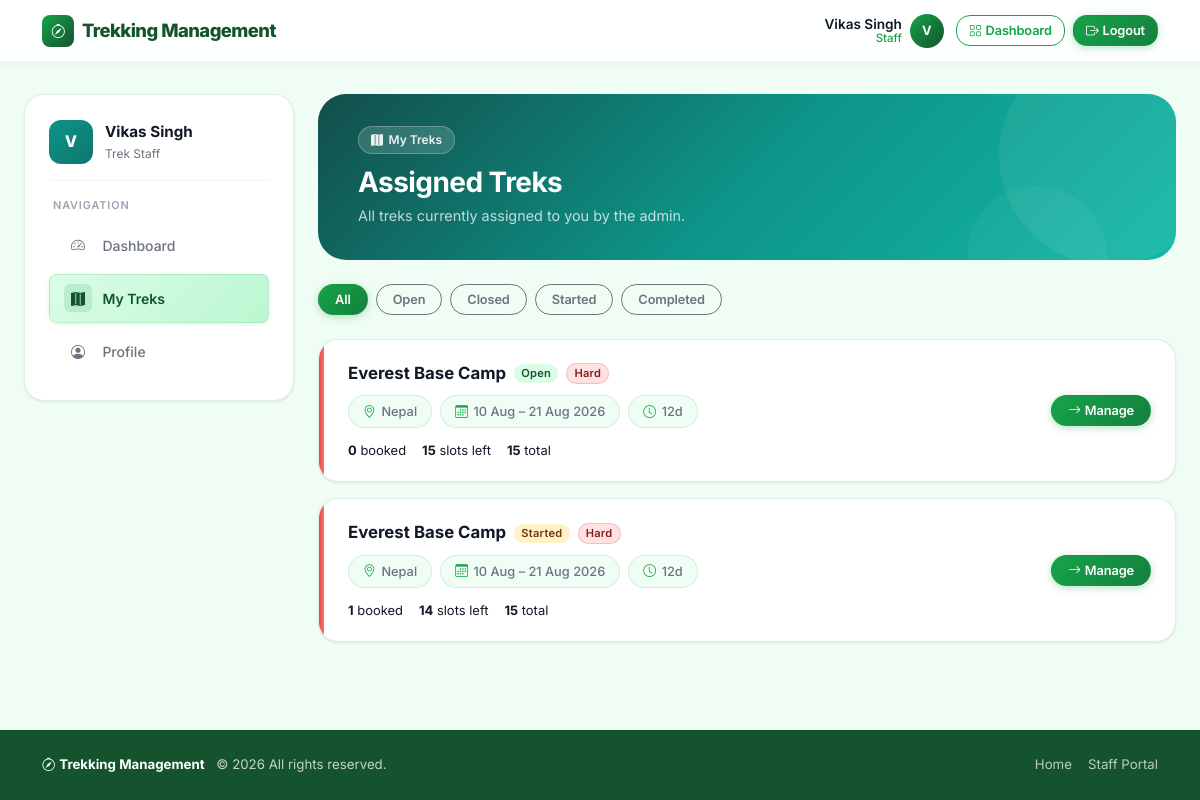
The page /staff/treks (signed in) on the database as committed earlier.
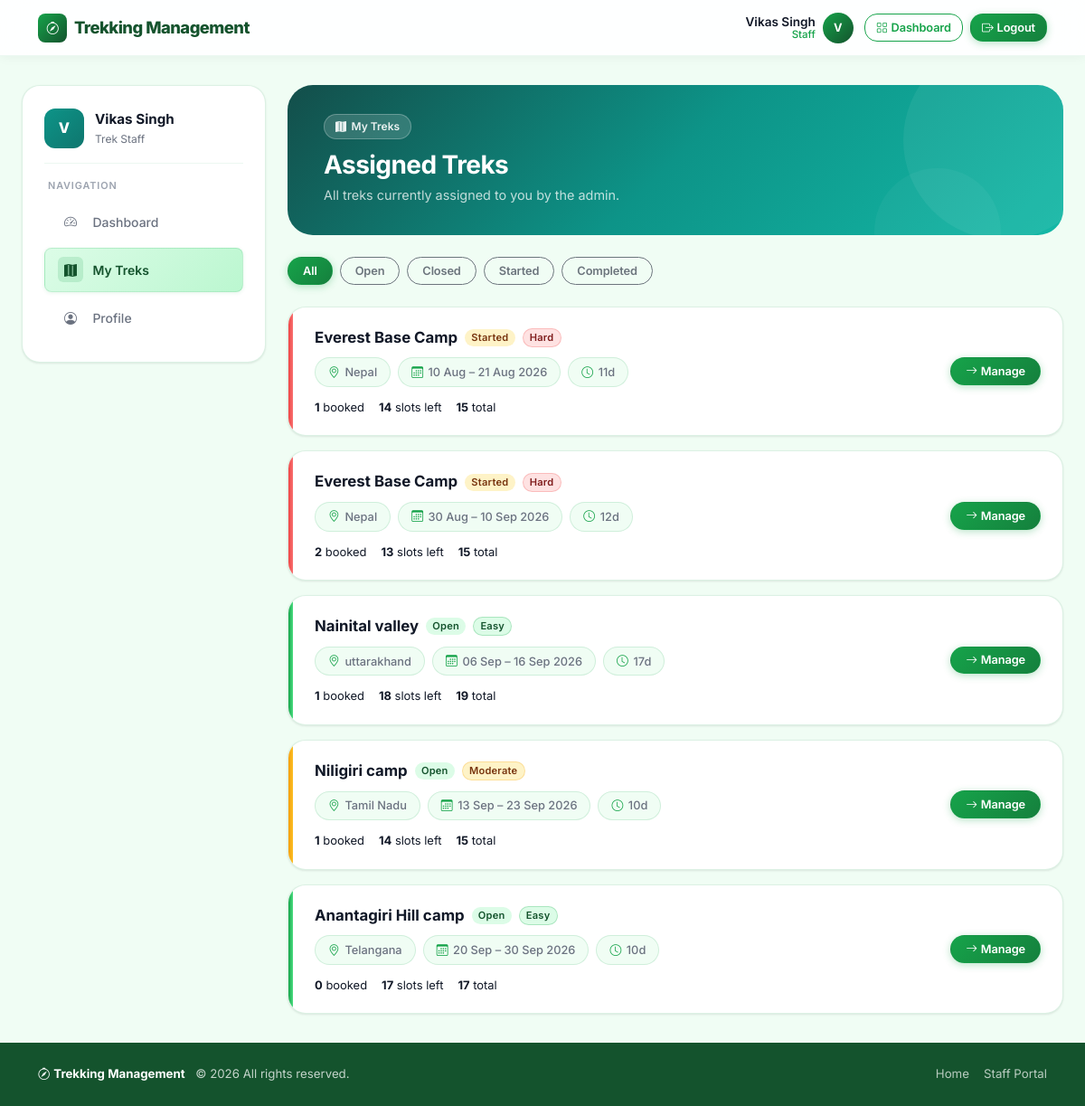
The same page on the database as committed later.
### trekking_app/models.py (models this page shows, shortened)
class User(UserMixin, db.Model):
    __tablename__ = "users"
    id = db.Column(db.Integer, primary_key=True)
    full_name = db.Column(db.String(120), nullable=False)
    email = db.Column(db.String(255), unique=True, nullable=False, index=True)
    phone = db.Column(db.String(20), nullable=False)
    password_hash = db.Column(db.String(255), nullable=False)
    role = db.Column(db.String(20), nullable=False, default="user")
    approval_status = db.Column(db.String(20), nullable=False, default="approved")
    is_account_active = db.Column(db.Boolean, nullable=False, default=True)
    is_blacklisted = db.Column(db.Boolean, nullable=False, default=False)
    created_at = db.Column(db.DateTime, nullable=False, default=datetime.utcnow)
    updated_at = db.Column(
        db.DateTime,
        nullable=False,
        default=datetime.utcnow,
        onupdate=datetime.utcnow,
    )
    assigned_treks = db.relationship(
        "Trek",
        back_populates="assigned_staff",
        foreign_keys="Trek.assigned_staff_id",
        lazy="selectin",
    )
    bookings = db.relationship("Booking", back_populates="user", lazy="selectin")
    @property
    def is_staff_member(self):
        return self.role == "staff"
    @property
    def is_approved(self):
        if self.is_staff_member:
            return self.approval_status == "approved"
        return True

class Trek(db.Model):
    __tablename__ = "treks"
    id = db.Column(db.Integer, primary_key=True)
    name = db.Column(db.String(150), nullable=False)
    location = db.Column(db.String(150), nullable=False)
    difficulty = db.Column(db.String(20), nullable=False)
    duration_days = db.Column(db.Integer, nullable=False)
    total_slots = db.Column(db.Integer, nullable=False)
    status = db.Column(db.String(20), nullable=False, default="closed")
    start_date = db.Column(db.Date, nullable=False)
    end_date = db.Column(db.Date, nullable=False)
    description = db.Column(db.Text, nullable=True)
    assigned_staff_id = db.Column(db.Integer, db.ForeignKey("users.id"), nullable=True)
    is_archived = db.Column(db.Boolean, nullable=False, default=False)
    created_at = db.Column(db.DateTime, nullable=False, default=datetime.utcnow)
    updated_at = db.Column(
        db.DateTime,
        nullable=False,
        default=datetime.utcnow,
        onupdate=datetime.utcnow,
    )
    assigned_staff = db.relationship(
        "User",
        back_populates="assigned_treks",
        foreign_keys=[assigned_staff_id],
        lazy="joined",
    )
    bookings = db.relationship("Booking", back_populates="trek", lazy="selectin")
    @property
    def active_booking_count(self):
        return sum(1 for booking in self.bookings if booking.status == "booked")
    @property
    def available_slots(self):
        return max(self.total_slots - self.active_booking_count, 0)

class Booking(db.Model):
    __tablename__ = "bookings"
    __table_args__ = (
        UniqueConstraint("user_id", "trek_id", name="uq_booking_user_trek"),
    )
    id = db.Column(db.Integer, primary_key=True)
    user_id = db.Column(db.Integer, db.ForeignKey("users.id"), nullable=False)
    trek_id = db.Column(db.Integer, db.ForeignKey("treks.id"), nullable=False)
    booking_date = db.Column(db.Date, nullable=False, default=date.today)
    status = db.Column(db.String(20), nullable=False, default="booked")
    created_at = db.Column(db.DateTime, nullable=False, default=datetime.utcnow)
    updated_at = db.Column(
        db.DateTime,
        nullable=False,
        default=datetime.utcnow,
        onupdate=datetime.utcnow,
    )
    user = db.relationship("User", back_populates="bookings", lazy="joined")
    trek = db.relationship("Trek", back_populates="bookings", lazy="joined")

### trekking_app/staff/routes.py (the view)
@staff_bp.route("/treks")
@role_required("staff")
def my_treks():
    status_filter = request.args.get("status", "all")
    query = Trek.query.filter_by(
        assigned_staff_id=current_user.id,
        is_archived=False,
    )
    if status_filter != "all":
        query = query.filter(Trek.status == status_filter)
    treks = query.order_by(Trek.start_date.asc()).all()
    return render_template(
        "staff/treks.html",
        current_section="treks",
        treks=treks,
        status_filter=status_filter,
    )

### trekking_app/__init__.py (called while the page is built)
def register_context_processors(app):
    @app.context_processor
    def inject_layout_helpers():
        from trekking_app.auth.forms import LogoutForm
        def trek_status_badge(status):
            mapping = {
                "open": "text-bg-success",
                "started": "text-bg-warning",
                "completed": "text-bg-secondary",
                "closed": "text-bg-light border",
                "archived": "text-bg-danger",
            }
            return mapping.get(status, "text-bg-light border")
        return {
            "logout_form": LogoutForm(),
            "get_dashboard_endpoint": get_dashboard_endpoint,
            "current_year": datetime.utcnow().year,
            "trek_status_badge": trek_status_badge,
        }

@login_manager.user_loader
def load_user(user_id):
    return db.session.get(User, int(user_id))

### trekking_app/templates/staff/treks.html (shortened to what this page needs)
{% extends "staff/layout.html" %}
{% block staff_content %}
<div class="page-header mb-4" style="background:linear-gradient(135deg,#134e4a 0%,#0d9488 50%,#14b8a6 100%);">
  <div style="position:relative;z-index:1;">
    <div class="page-header-tag"><i class="bi bi-map-fill"></i> My Treks</div>
    <h2 class="h3 fw-bold mb-1">Assigned Treks</h2>
    <p class="page-header-subtitle mb-0">All treks currently assigned to you by the admin.</p>
  </div>
</div>
<div class="mb-4 d-flex gap-2 flex-wrap">
  {% for label, val in [('All', 'all'), ('Open', 'open'), ('Closed', 'closed'), ('Started', 'started'), ('Completed', 'completed')] %}
    <a href="{{ url_for('staff.my_treks', status=val) }}"
       class="btn btn-sm {% if status_filter == val %}btn-success{% else %}btn-outline-secondary{% endif %} rounded-pill px-3">
      {{ label }}
    </a>
  {% endfor %}
</div>
{% if treks %}
  <div class="d-grid gap-3">
    {% for trek in treks %}
    <div class="trek-card" style="flex-direction:row;padding:0;">
      <div class="trek-card-accent {{ trek.difficulty }}" style="width:5px;height:auto;position:static;border-radius:var(--radius-lg) 0 0 var(--radius-lg);"></div>
      <div style="padding:1.25rem 1.5rem;flex:1;display:flex;flex-wrap:wrap;align-items:center;justify-content:space-between;gap:1rem;">
        <div style="flex:1;min-width:240px;">
          <div class="d-flex align-items-center gap-2 mb-1 flex-wrap">
            <span class="fw-bold" style="font-size:1.05rem;">{{ trek.name }}</span>
            <span class="badge status-{{ trek.status }} rounded-pill">{{ trek.status|capitalize }}</span>
            <span class="badge diff-{{ trek.difficulty }} rounded-pill">{{ trek.difficulty|capitalize }}</span>
          </div>
          <div class="info-pills mt-2">
            <span class="info-pill"><i class="bi bi-geo-alt"></i>{{ trek.location }}</span>
            <span class="info-pill"><i class="bi bi-calendar3"></i>{{ trek.start_date.strftime('%d %b') }} – {{ trek.end_date.strftime('%d %b %Y') }}</span>
            <span class="info-pill"><i class="bi bi-clock"></i>{{ trek.duration_days }}d</span>
          </div>
          <div class="d-flex gap-3 small mt-2">
            <span><strong>{{ trek.active_booking_count }}</strong> booked</span>
            <span><strong>{{ trek.available_slots }}</strong> slots left</span>
            <span><strong>{{ trek.total_slots }}</strong> total</span>
          </div>
        </div>
        <a href="{{ url_for('staff.trek_detail', trek_id=trek.id) }}" class="btn btn-success btn-sm rounded-pill px-3">
          <i class="bi bi-arrow-right me-1"></i>Manage
        </a>
      </div>
    </div>
    {% endfor %}
  </div>
{% else %}
  <div class="empty-state">
    <div class="empty-state-icon"><i class="bi bi-map"></i></div>
    <h5 class="fw-bold mb-2">No treks found</h5>
    <p class="text-secondary small mb-0">No treks match the selected filter.</p>
  </div>
{% endif %}
{% endblock %}

### trekking_app/templates/staff/layout.html
{% extends "base.html" %}
{% block content %}
<div class="row g-4">
  <div class="col-xl-3 col-lg-4">
    <aside class="sidebar">
      <div class="sidebar-brand">
        <div class="sidebar-avatar" style="background:linear-gradient(135deg,#0d9488,#0f766e);">{{ current_user.full_name[0].upper() }}</div>
        <div>
          <div class="sidebar-name">{{ current_user.full_name }}</div>
          <div class="sidebar-subtitle">Trek Staff</div>
        </div>
      </div>
      <div class="sidebar-divider"></div>
      <div class="sidebar-label">Navigation</div>
      <nav class="d-grid gap-1">
        <a class="nav-item-link {% if current_section == 'dashboard' %}active{% endif %}" href="{{ url_for('staff.dashboard') }}">
          <span class="nav-icon"><i class="bi bi-speedometer2"></i></span> Dashboard
        </a>
        <a class="nav-item-link {% if current_section == 'treks' %}active{% endif %}" href="{{ url_for('staff.my_treks') }}">
          <span class="nav-icon"><i class="bi bi-map-fill"></i></span> My Treks
        </a>
        <a class="nav-item-link {% if current_section == 'profile' %}active{% endif %}" href="{{ url_for('staff.profile') }}">
          <span class="nav-icon"><i class="bi bi-person-circle"></i></span> Profile
        </a>
      </nav>
    </aside>
  </div>
  <div class="col-xl-9 col-lg-8">
    {% block staff_content %}{% endblock %}
  </div>
</div>
{% endblock %}

### trekking_app/templates/base.html (shortened to what this page needs)
<!DOCTYPE html>
<html lang="en">
<head>
  <link rel="stylesheet" href="https://cdn.jsdelivr.net/npm/bootstrap@5.3.2/dist/css/bootstrap.min.css">
  <link rel="stylesheet" href="https://cdn.jsdelivr.net/npm/bootstrap-icons@1.11.3/font/bootstrap-icons.min.css">
  <link rel="stylesheet" href="{{ url_for('static', filename='css/app.css') }}">
</head>
<body>
<nav class="navbar navbar-expand-md">
  <div class="container-xl">
    <a class="navbar-brand" href="{{ url_for('main.home') }}">
      <span class="brand-icon"><i class="bi bi-compass"></i></span>
      Trekking Management
    </a>
    <div class="collapse navbar-collapse" id="mainNav">
      <div class="ms-auto d-flex align-items-center gap-2">
        {% if current_user.is_authenticated %}
          <div class="d-none d-md-flex align-items-center gap-2 me-1">
            <div class="navbar-user-info">
              <div class="user-name">{{ current_user.full_name }}</div>
              <div class="user-role">{{ current_user.role | title }}</div>
            </div>
            <div class="navbar-avatar">{{ current_user.full_name[0].upper() }}</div>
          </div>
          {% if current_user.role == 'admin' %}
            <a class="btn btn-outline-success btn-sm" href="{{ url_for('admin.dashboard') }}">
              <i class="bi bi-speedometer2 me-1"></i>Dashboard
            </a>
          {% elif current_user.role == 'staff' %}
            <a class="btn btn-outline-success btn-sm" href="{{ url_for('staff.dashboard') }}">
              <i class="bi bi-grid me-1"></i>Dashboard
            </a>
          {% else %}
            <a class="btn btn-outline-success btn-sm" href="{{ url_for('trekker.dashboard') }}">
              <i class="bi bi-grid me-1"></i>Dashboard
            </a>
          {% endif %}
          <form method="post" action="{{ url_for('auth.logout') }}" class="d-inline m-0">
            <button type="submit" class="btn btn-success btn-sm">
              <i class="bi bi-box-arrow-right me-1"></i>Logout
            </button>
          </form>
        {% else %}
          <a class="btn btn-outline-success btn-sm" href="{{ url_for('auth.login') }}">Login</a>
          <a class="btn btn-success btn-sm" href="{{ url_for('auth.register') }}">
            <i class="bi bi-person-plus me-1"></i>Register
          </a>
        {% endif %}
      </div>
    </div>
  </div>
</nav>
<main>
  <div class="content-wrapper">
    {% block content %}{% endblock %}
  </div>
</main>
<footer class="site-footer">
  <div class="container-xl">
    <div class="d-flex flex-column flex-md-row align-items-center justify-content-between gap-3">
      <div>
        <span class="footer-brand"><i class="bi bi-compass me-1"></i>Trekking Management</span>
        <span class="ms-2">© {{ current_year }} All rights reserved.</span>
      </div>
      <div class="d-flex gap-3">
        <a href="{{ url_for('main.home') }}">Home</a>
        {% if current_user.is_authenticated %}
          {% if current_user.role == 'admin' %}
            <a href="{{ url_for('admin.dashboard') }}">Admin Portal</a>
          {% elif current_user.role == 'staff' %}
            <a href="{{ url_for('staff.dashboard') }}">Staff Portal</a>
          {% else %}
            <a href="{{ url_for('trekker.browse_treks') }}">Browse Treks</a>
          {% endif %}
        {% else %}
          <a href="{{ url_for('auth.login') }}">Login</a>
          <a href="{{ url_for('auth.register') }}">Register</a>
        {% endif %}
      </div>
    </div>
  </div>
</footer>
</body>
</html>

Rows that differ between the two databases and show on the page:
changed Trek "10 Aug": duration_days "12" → "11"; moves up the list
changed Trek: status "Open" → "Started"; start_date "10 Aug" → "30 Aug"; end_date "21 Aug 2026" → "10 Sep 2026"; active_booking_count "0" → "2"; available_slots "15" → "13"
added Trek: name "Nainital valley", status "Open", difficulty "Easy", location "uttarakhand", start_date "06 Sep", end_date "16 Sep 2026", duration_days "17", active_booking_count "1", available_slots "18", total_slots "19"
added Trek: name "Niligiri camp", status "Open", difficulty "Moderate", location "Tamil Nadu", start_date "13 Sep", end_date "23 Sep 2026", duration_days "10", active_booking_count "1", available_slots "14", total_slots "15"
added Trek: name "Anantagiri Hill camp", status "Open", difficulty "Easy", location "Telangana", start_date "20 Sep", end_date "30 Sep 2026", duration_days "10", active_booking_count "0", available_slots "17", total_slots "17"
